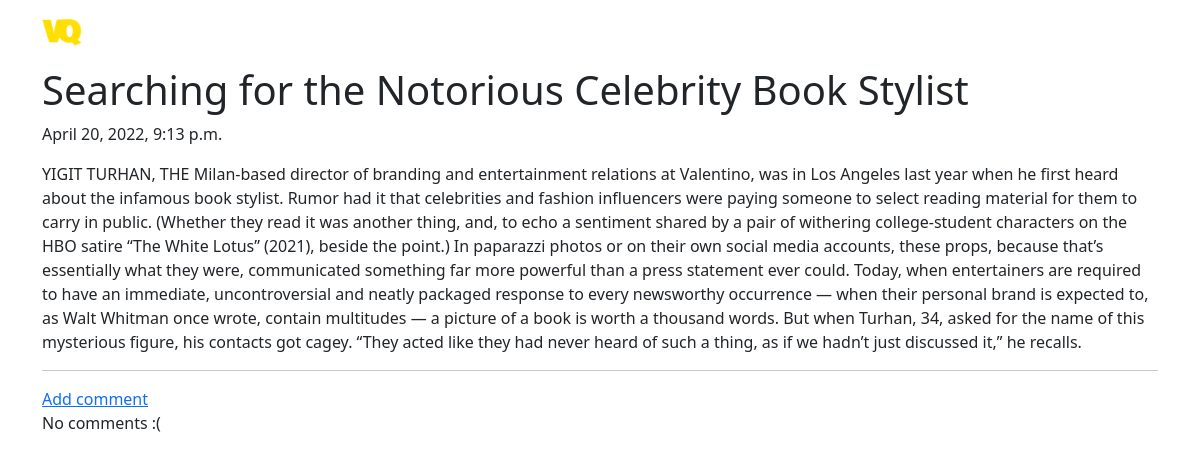
/post/10, run on the app's committed database.
### blog/models.py (models this page shows, shortened)
class Post(models.Model):
    author = models.ForeignKey('auth.User', on_delete=models.CASCADE)
    title = models.CharField(max_length=200)
    text = models.TextField()
    create_date = models.DateTimeField(default=timezone.now)
    published_date = models.DateTimeField(blank=True, null=True)

### blog/views.py (the view)
# urls.py: path('post/<int:pk>', PostDetailView.as_view(), name='post_detail'),
class PostDetailView(DetailView):
    model = Post

### blog/templates/blog/post_detail.html (shortened to what this page needs)
{% extends 'blog/base.html' %}
{% block content %}
    <div class="block block_theme">
        <h1 class="post_title">{{ post.title }}</h1>
        {% if post.published_date %}
            <div class="date post_date">
                {{ post.published_date }}
            </div>
        {% else %}
            <a href="{% url 'post_publish' pk=post.pk %}" class="btn btn-primary">Publish</a>
        {% endif %}
        <p class="post_content">{{ post.text|safe|linebreaksbr }}</p>
        <hr>
    </div>
    <div class="d-flex flex-column">
     <a href="{% url 'add_comment_to_post' pk=post.pk %}" class="flex-grow-4 button button-comment">Add comment</a>
        <div class="block comment_theme flex-grow-1">
            {% for comment in post.comments.all %}
                {% if user.is_authenticated or comment.approved_comment %}
                    {{ comment.create_date }}
                    {% if not comment.approved_commed %}
                        <a href="{% url 'comment_remove' pk=comment.pk %}" class="btn btn-default">
                            <span class="glyphicon glyphicon-remove"></span>
                        </a>
                        <a href="{% url 'comment_approve' pk=comment.pk %}" class="btn btn-primary">
                            <span class="glyphicon glyphicon-ok"></span>
                        </a>
                    {% endif %}
                    <p>{{ comment.text|safe|linebreaks }}</p>
                    <p>Posted by: {{ comment.author }}</p>
                {% endif %}
                {% empty %}
                <p>No comments :(</p>
            {% endfor %}
        </div>
    </div>
{% endblock %}

### data on the page
Post: title "Searching for the Notorious Celebrity Book Stylist", published_date "April 20, 2022, 9:13 p.m.", text "YIGIT TURHAN, THE Milan-based director of branding and entertainment relations at Valentino, was in Los Angeles last year when he first heard about the infamous book stylist. Rumor had it that celebrities and fashion influencers were paying someone to select reading material for them to carry in public. (Whether they read it was another thing, and, to echo a sentiment shared by a pair of withering college-student characters on the HBO satire “The White Lotus” (2021), beside the point.) In paparazzi photos or on their own social media accounts, these props, because that’s essentially what they were, communicated something far more powerful than a press statement ever could. Today, when…"
